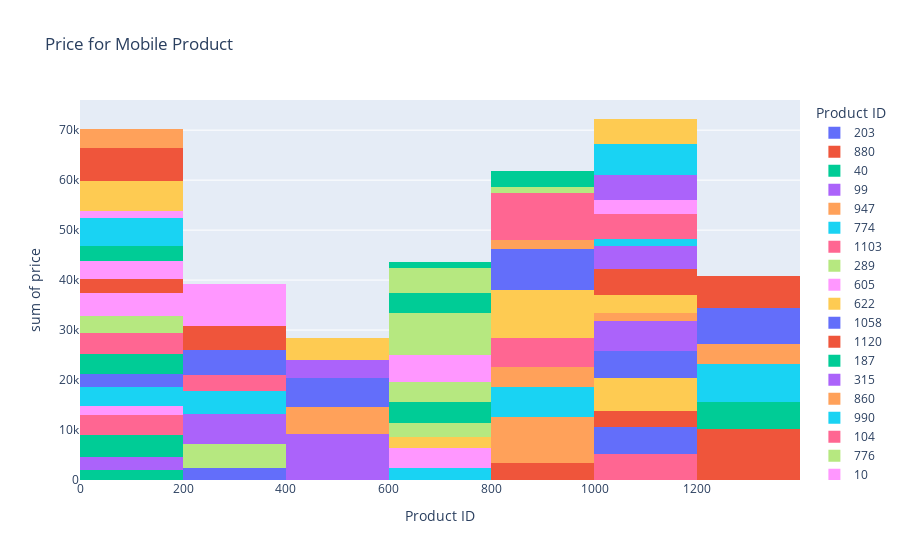

Notebook cell for this chart:
### Code cell
import plotly.express as px
fig = px.histogram(dataset, x='product id', y= 'price', color= 'product id',
                    title= 'Price for Mobile Product',
                    labels= {'product id': 'Product ID'})
fig.show()

### Figure 1 — Plotly figure (JSON) as saved in the notebook; plotly's stock layout.template omitted (floating-point values rounded to 4 significant figures)
{"data": [{"alignmentgroup": "True", "bingroup": "x", "histfunc": "sum", "hovertemplate": "Product ID=%{x}<br>sum of price=%{y}<extra></extra>", "legendgroup": "203", "marker": {"color": "#636efa", "pattern": {"shape": ""}}, "name": "203", "offsetgroup": "203", "orientation": "v", "showlegend": true, "type": "histogram", "x": [203], "xaxis": "x", "y": [2357], "yaxis": "y"}, {"alignmentgroup": "True", "bingroup": "x", "histfunc": "sum", "hovertemplate": "Product ID=%{x}<br>sum of price=%{y}<extra></extra>", "legendgroup": "880", "marker": {"color": "#EF553B", "pattern": {"shape": ""}}, "name": "880", "offsetgroup": "880", "orientation": "v", "showlegend": true, "type": "histogram", "x": [880, 880], "xaxis": "x", "y": [1749, 1749], "yaxis": "y"}, {"alignmentgroup": "True", "bingroup": "x", "histfunc": "sum", "hovertemplate": "Product ID=%{x}<br>sum of price=%{y}<extra></extra>", "legendgroup": "40", "marker": {"color": "#00cc96", "pattern": {"shape": ""}}, "name": "40", "offsetgroup": "40", "orientation": "v", "showlegend": true, "type": "histogram", "x": [40], "xaxis": "x", "y": [1916], "yaxis": "y"}, {"alignmentgroup": "True", "bingroup": "x", "histfunc": "sum", "hovertemplate": "Product ID=%{x}<br>sum of price=%{y}<extra></extra>", "legendgroup": "99", "marker": {"color": "#ab63fa", "pattern": {"shape": ""}}, "name": "99", "offsetgroup": "99", "orientation": "v", "showlegend": true, "type": "histogram", "x": [99, 99], "xaxis": "x", "y": [1315, 1315], "yaxis": "y"}, {"alignmentgroup": "True", "bingroup": "x", "histfunc": "sum", "hovertemplate": "Product ID=%{x}<br>sum of price=%{y}<extra></extra>", "legendgroup": "947", "marker": {"color": "#FFA15A", "pattern": {"shape": ""}}, "name": "947", "offsetgroup": "947", "orientation": "v", "showlegend": true, "type": "histogram", "x": [947, 947], "xaxis": "x", "y": [2137, 2137], "yaxis": "y"}, {"alignmentgroup": "True", "bingroup": "x", "histfunc": "sum", "hovertemplate": "Product ID=%{x}<br>sum of price=%{y}<extra></extra>", "legendgroup": "774", "marker": {"color": "#19d3f3", "pattern": {"shape": ""}}, "name": "774", "offsetgroup": "774", "orientation": "v", "showlegend": true, "type": "histogram", "x": [774, 774], "xaxis": "x", "y": [1238, 1238], "yaxis": "y"}, {"alignmentgroup": "True", "bingroup": "x", "histfunc": "sum", "hovertemplate": "Product ID=%{x}<br>sum of price=%{y}<extra></extra>", "legendgroup": "1103", "marker": {"color": "#FF6692", "pattern": {"shape": ""}}, "name": "1103", "offsetgroup": "1103", "orientation": "v", "showlegend": true, "type": "histogram", "x": [1103, 1103], "xaxis": "x", "y": [2580, 2580], "yaxis": "y"}, {"alignmentgroup": "True", "bingroup": "x", "histfunc": "sum", "hovertemplate": "Product ID=%{x}<br>sum of price=%{y}<extra></extra>", "legendgroup": "289", "marker": {"color": "#B6E880", "pattern": {"shape": ""}}, "name": "289", "offsetgroup": "289", "orientation": "v", "showlegend": true, "type": "histogram", "x": [289, 289], "xaxis": "x", "y": [2438, 2438], "yaxis": "y"}, {"alignmentgroup": "True", "bingroup": "x", "histfunc": "sum", "hovertemplate": "Product ID=%{x}<br>sum of price=%{y}<extra></extra>", "legendgroup": "605", "marker": {"color": "#FF97FF", "pattern": {"shape": ""}}, "name": "605", "offsetgroup": "605", "orientation": "v", "showlegend": true, "type": "histogram", "x": [605, 605], "xaxis": "x", "y": [2006, 2006], "yaxis": "y"}, {"alignmentgroup": "True", "bingroup": "x", "histfunc": "sum", "hovertemplate": "Product ID=%{x}<br>sum of price=%{y}<extra></extra>", "legendgroup": "622", "marker": {"color": "#FECB52", "pattern": {"shape": ""}}, "name": "622", "offsetgroup": "622", "orientation": "v", "showlegend": true, "type": "histogram", "x": [622], "xaxis": "x", "y": [2174], "yaxis": "y"}, {"alignmentgroup": "True", "bingroup": "x", "histfunc": "sum", "hovertemplate": "Product ID=%{x}<br>sum of price=%{y}<extra></extra>", "legendgroup": "1058", "marker": {"color": "#636efa", "pattern": {"shape": ""}}, "name": "1058", "offsetgroup": "1058", "orientation": "v", "showlegend": true, "type": "histogram", "x": [1058, 1058], "xaxis": "x", "y": [2744, 2744], "yaxis": "y"}, {"alignmentgroup": "True", "bingroup": "x", "histfunc": "sum", "hovertemplate": "Product ID=%{x}<br>sum of price=%{y}<extra></extra>", "legendgroup": "1120", "marker": {"color": "#EF553B", "pattern": {"shape": ""}}, "name": "1120", "offsetgroup": "1120", "orientation": "v", "showlegend": true, "type": "histogram", "x": [1120, 1120], "xaxis": "x", "y": [1612, 1612], "yaxis": "y"}, {"alignmentgroup": "True", "bingroup": "x", "histfunc": "sum", "hovertemplate": "Product ID=%{x}<br>sum of price=%{y}<extra></extra>", "legendgroup": "187", "marker": {"color": "#00cc96", "pattern": {"shape": ""}}, "name": "187", "offsetgroup": "187", "orientation": "v", "showlegend": true, "type": "histogram", "x": [187, 187], "xaxis": "x", "y": [2258, 2258], "yaxis": "y"}, {"alignmentgroup": "True", "bingroup": "x", "histfunc": "sum", "hovertemplate": "Product ID=%{x}<br>sum of price=%{y}<extra></extra>", "legendgroup": "315", "marker": {"color": "#ab63fa", "pattern": {"shape": ""}}, "name": "315", "offsetgroup": "315", "orientation": "v", "showlegend": true, "type": "histogram", "x": [315, 315], "xaxis": "x", "y": [2938, 2938], "yaxis": "y"}, {"alignmentgroup": "True", "bingroup": "x", "histfunc": "sum", "hovertemplate": "Product ID=%{x}<br>sum of price=%{y}<extra></extra>", "legendgroup": "860", "marker": {"color": "#FFA15A", "pattern": {"shape": ""}}, "name": "860", "offsetgroup": "860", "orientation": "v", "showlegend": true, "type": "histogram", "x": [860, 860], "xaxis": "x", "y": [2392, 2392], "yaxis": "y"}, {"alignmentgroup": "True", "bingroup": "x", "histfunc": "sum", "hovertemplate": "Product ID=%{x}<br>sum of price=%{y}<extra></extra>", "legendgroup": "990", "marker": {"color": "#19d3f3", "pattern": {"shape": ""}}, "name": "990", "offsetgroup": "990", "orientation": "v", "showlegend": true, "type": "histogram", "x": [990, 990], "xaxis": "x", "y": [2977, 2977], "yaxis": "y"}, {"alignmentgroup": "True", "bingroup": "x", "histfunc": "sum", "hovertemplate": "Product ID=%{x}<br>sum of price=%{y}<extra></extra>", "legendgroup": "104", "marker": {"color": "#FF6692", "pattern": {"shape": ""}}, "name": "104", "offsetgroup": "104", "orientation": "v", "showlegend": true, "type": "histogram", "x": [104, 104], "xaxis": "x", "y": [1942, 1942], "yaxis": "y"}, {"alignmentgroup": "True", "bingroup": "x", "histfunc": "sum", "hovertemplate": "Product ID=%{x}<br>sum of price=%{y}<extra></extra>", "legendgroup": "776", "marker": {"color": "#B6E880", "pattern": {"shape": ""}}, "name": "776", "offsetgroup": "776", "orientation": "v", "showlegend": true, "type": "histogram", "x": [776, 776], "xaxis": "x", "y": [1390, 1390], "yaxis": "y"}, {"alignmentgroup": "True", "bingroup": "x", "histfunc": "sum", "hovertemplate": "Product ID=%{x}<br>sum of price=%{y}<extra></extra>", "legendgroup": "10", "marker": {"color": "#FF97FF", "pattern": {"shape": ""}}, "name": "10", "offsetgroup": "10", "orientation": "v", "showlegend": true, "type": "histogram", "x": [10], "xaxis": "x", "y": [1950], "yaxis": "y"}, {"alignmentgroup": "True", "bingroup": "x", "histfunc": "sum", "hovertemplate": "Product ID=%{x}<br>sum of price=%{y}<extra></extra>", "legendgroup": "1145", "marker": {"color": "#FECB52", "pattern": {"shape": ""}}, "name": "1145", "offsetgroup": "1145", "orientation": "v", "showlegend": true, "type": "histogram", "x": [1145, 1145], "xaxis": "x", "y": [3316, 3316], "yaxis": "y"}, {"alignmentgroup": "True", "bingroup": "x", "histfunc": "sum", "hovertemplate": "Product ID=%{x}<br>sum of price=%{y}<extra></extra>", "legendgroup": "1020", "marker": {"color": "#636efa", "pattern": {"shape": ""}}, "name": "1020", "offsetgroup": "1020", "orientation": "v", "showlegend": true, "type": "histogram", "x": [1020, 1020], "xaxis": "x", "y": [2654, 2654], "yaxis": "y"}, {"alignmentgroup": "True", "bingroup": "x", "histfunc": "sum", "hovertemplate": "Product ID=%{x}<br>sum of price=%{y}<extra></extra>", "legendgroup": "1339", "marker": {"color": "#EF553B", "pattern": {"shape": ""}}, "name": "1339", "offsetgroup": "1339", "orientation": "v", "showlegend": true, "type": "histogram", "x": [1339, 1339], "xaxis": "x", "y": [1421, 1421], "yaxis": "y"}, {"alignmentgroup": "True", "bingroup": "x", "histfunc": "sum", "hovertemplate": "Product ID=%{x}<br>sum of price=%{y}<extra></extra>", "legendgroup": "662", "marker": {"color": "#00cc96", "pattern": {"shape": ""}}, "name": "662", "offsetgroup": "662", "orientation": "v", "showlegend": true, "type": "histogram", "x": [662, 662], "xaxis": "x", "y": [2124, 2124], "yaxis": "y"}, {"alignmentgroup": "True", "bingroup": "x", "histfunc": "sum", "hovertemplate": "Product ID=%{x}<br>sum of price=%{y}<extra></extra>", "legendgroup": "575", "marker": {"color": "#ab63fa", "pattern": {"shape": ""}}, "name": "575", "offsetgroup": "575", "orientation": "v", "showlegend": true, "type": "histogram", "x": [575, 575], "xaxis": "x", "y": [1777, 1777], "yaxis": "y"}, {"alignmentgroup": "True", "bingroup": "x", "histfunc": "sum", "hovertemplate": "Product ID=%{x}<br>sum of price=%{y}<extra></extra>", "legendgroup": "907", "marker": {"color": "#FFA15A", "pattern": {"shape": ""}}, "name": "907", "offsetgroup": "907", "orientation": "v", "showlegend": true, "type": "histogram", "x": [907, 907], "xaxis": "x", "y": [2087, 2087], "yaxis": "y"}, {"alignmentgroup": "True", "bingroup": "x", "histfunc": "sum", "hovertemplate": "Product ID=%{x}<br>sum of price=%{y}<extra></extra>", "legendgroup": "162", "marker": {"color": "#19d3f3", "pattern": {"shape": ""}}, "name": "162", "offsetgroup": "162", "orientation": "v", "showlegend": true, "type": "histogram", "x": [162, 162], "xaxis": "x", "y": [1843, 1843], "yaxis": "y"}, {"alignmentgroup": "True", "bingroup": "x", "histfunc": "sum", "hovertemplate": "Product ID=%{x}<br>sum of price=%{y}<extra></extra>", "legendgroup": "974", "marker": {"color": "#FF6692", "pattern": {"shape": ""}}, "name": "974", "offsetgroup": "974", "orientation": "v", "showlegend": true, "type": "histogram", "x": [974, 974], "xaxis": "x", "y": [2859, 2859], "yaxis": "y"}, {"alignmentgroup": "True", "bingroup": "x", "histfunc": "sum", "hovertemplate": "Product ID=%{x}<br>sum of price=%{y}<extra></extra>", "legendgroup": "739", "marker": {"color": "#B6E880", "pattern": {"shape": ""}}, "name": "739", "offsetgroup": "739", "orientation": "v", "showlegend": true, "type": "histogram", "x": [739, 739], "xaxis": "x", "y": [1989, 1989], "yaxis": "y"}, {"alignmentgroup": "True", "bingroup": "x", "histfunc": "sum", "hovertemplate": "Product ID=%{x}<br>sum of price=%{y}<extra></extra>", "legendgroup": "738", "marker": {"color": "#FF97FF", "pattern": {"shape": ""}}, "name": "738", "offsetgroup": "738", "orientation": "v", "showlegend": true, "type": "histogram", "x": [738, 738], "xaxis": "x", "y": [2685, 2685], "yaxis": "y"}, {"alignmentgroup": "True", "bingroup": "x", "histfunc": "sum", "hovertemplate": "Product ID=%{x}<br>sum of price=%{y}<extra></extra>", "legendgroup": "804", "marker": {"color": "#FECB52", "pattern": {"shape": ""}}, "name": "804", "offsetgroup": "804", "orientation": "v", "showlegend": true, "type": "histogram", "x": [804, 804], "xaxis": "x", "y": [1741, 1741], "yaxis": "y"}, {"alignmentgroup": "True", "bingroup": "x", "histfunc": "sum", "hovertemplate": "Product ID=%{x}<br>sum of price=%{y}<extra></extra>", "legendgroup": "43", "marker": {"color": "#636efa", "pattern": {"shape": ""}}, "name": "43", "offsetgroup": "43", "orientation": "v", "showlegend": true, "type": "histogram", "x": [43, 43], "xaxis": "x", "y": [1347, 1347], "yaxis": "y"}, {"alignmentgroup": "True", "bingroup": "x", "histfunc": "sum", "hovertemplate": "Product ID=%{x}<br>sum of price=%{y}<extra></extra>", "legendgroup": "1248", "marker": {"color": "#EF553B", "pattern": {"shape": ""}}, "name": "1248", "offsetgroup": "1248", "orientation": "v", "showlegend": true, "type": "histogram", "x": [1248, 1248], "xaxis": "x", "y": [3658, 3658], "yaxis": "y"}, {"alignmentgroup": "True", "bingroup": "x", "histfunc": "sum", "hovertemplate": "Product ID=%{x}<br>sum of price=%{y}<extra></extra>", "legendgroup": "93", "marker": {"color": "#00cc96", "pattern": {"shape": ""}}, "name": "93", "offsetgroup": "93", "orientation": "v", "showlegend": true, "type": "histogram", "x": [93, 93], "xaxis": "x", "y": [1984, 1984], "yaxis": "y"}, {"alignmentgroup": "True", "bingroup": "x", "histfunc": "sum", "hovertemplate": "Product ID=%{x}<br>sum of price=%{y}<extra></extra>", "legendgroup": "563", "marker": {"color": "#ab63fa", "pattern": {"shape": ""}}, "name": "563", "offsetgroup": "563", "orientation": "v", "showlegend": true, "type": "histogram", "x": [563, 563], "xaxis": "x", "y": [2824, 2824], "yaxis": "y"}, {"alignmentgroup": "True", "bingroup": "x", "histfunc": "sum", "hovertemplate": "Product ID=%{x}<br>sum of price=%{y}<extra></extra>", "legendgroup": "577", "marker": {"color": "#FFA15A", "pattern": {"shape": ""}}, "name": "577", "offsetgroup": "577", "orientation": "v", "showlegend": true, "type": "histogram", "x": [577, 577], "xaxis": "x", "y": [2746, 2746], "yaxis": "y"}, {"alignmentgroup": "True", "bingroup": "x", "histfunc": "sum", "hovertemplate": "Product ID=%{x}<br>sum of price=%{y}<extra></extra>", "legendgroup": "218", "marker": {"color": "#19d3f3", "pattern": {"shape": ""}}, "name": "218", "offsetgroup": "218", "orientation": "v", "showlegend": true, "type": "histogram", "x": [218, 218], "xaxis": "x", "y": [2323, 2323], "yaxis": "y"}, {"alignmentgroup": "True", "bingroup": "x", "histfunc": "sum", "hovertemplate": "Product ID=%{x}<br>sum of price=%{y}<extra></extra>", "legendgroup": "56", "marker": {"color": "#FF6692", "pattern": {"shape": ""}}, "name": "56", "offsetgroup": "56", "orientation": "v", "showlegend": true, "type": "histogram", "x": [56, 56], "xaxis": "x", "y": [2044, 2044], "yaxis": "y"}, {"alignmentgroup": "True", "bingroup": "x", "histfunc": "sum", "hovertemplate": "Product ID=%{x}<br>sum of price=%{y}<extra></extra>", "legendgroup": "198", "marker": {"color": "#B6E880", "pattern": {"shape": ""}}, "name": "198", "offsetgroup": "198", "orientation": "v", "showlegend": true, "type": "histogram", "x": [198, 198], "xaxis": "x", "y": [1734, 1734], "yaxis": "y"}, {"alignmentgroup": "True", "bingroup": "x", "histfunc": "sum", "hovertemplate": "Product ID=%{x}<br>sum of price=%{y}<extra></extra>", "legendgroup": "14", "marker": {"color": "#FF97FF", "pattern": {"shape": ""}}, "name": "14", "offsetgroup": "14", "orientation": "v", "showlegend": true, "type": "histogram", "x": [14, 14], "xaxis": "x", "y": [2276, 2276], "yaxis": "y"}, {"alignmentgroup": "True", "bingroup": "x", "histfunc": "sum", "hovertemplate": "Product ID=%{x}<br>sum of price=%{y}<extra></extra>", "legendgroup": "857", "marker": {"color": "#FECB52", "pattern": {"shape": ""}}, "name": "857", "offsetgroup": "857", "orientation": "v", "showlegend": true, "type": "histogram", "x": [857, 857], "xaxis": "x", "y": [3116, 3116], "yaxis": "y"}, {"alignmentgroup": "True", "bingroup": "x", "histfunc": "sum", "hovertemplate": "Product ID=%{x}<br>sum of price=%{y}<extra></extra>", "legendgroup": "937", "marker": {"color": "#636efa", "pattern": {"shape": ""}}, "name": "937", "offsetgroup": "937", "orientation": "v", "showlegend": true, "type": "histogram", "x": [937, 937], "xaxis": "x", "y": [2571, 2571], "yaxis": "y"}, {"alignmentgroup": "True", "bingroup": "x", "histfunc": "sum", "hovertemplate": "Product ID=%{x}<br>sum of price=%{y}<extra></extra>", "legendgroup": "66", "marker": {"color": "#EF553B", "pattern": {"shape": ""}}, "name": "66", "offsetgroup": "66", "orientation": "v", "showlegend": true, "type": "histogram", "x": [66, 66], "xaxis": "x", "y": [1396, 1396], "yaxis": "y"}, {"alignmentgroup": "True", "bingroup": "x", "histfunc": "sum", "hovertemplate": "Product ID=%{x}<br>sum of price=%{y}<extra></extra>", "legendgroup": "1221", "marker": {"color": "#00cc96", "pattern": {"shape": ""}}, "name": "1221", "offsetgroup": "1221", "orientation": "v", "showlegend": true, "type": "histogram", "x": [1221, 1221], "xaxis": "x", "y": [2714, 2714], "yaxis": "y"}, {"alignmentgroup": "True", "bingroup": "x", "histfunc": "sum", "hovertemplate": "Product ID=%{x}<br>sum of price=%{y}<extra></extra>", "legendgroup": "1011", "marker": {"color": "#ab63fa", "pattern": {"shape": ""}}, "name": "1011", "offsetgroup": "1011", "orientation": "v", "showlegend": true, "type": "histogram", "x": [1011, 1011], "xaxis": "x", "y": [3005, 3005], "yaxis": "y"}, {"alignmentgroup": "True", "bingroup": "x", "histfunc": "sum", "hovertemplate": "Product ID=%{x}<br>sum of price=%{y}<extra></extra>", "legendgroup": "1026", "marker": {"color": "#FFA15A", "pattern": {"shape": ""}}, "name": "1026", "offsetgroup": "1026", "orientation": "v", "showlegend": true, "type": "histogram", "x": [1026, 1026], "xaxis": "x", "y": [791, 791], "yaxis": "y"}, {"alignmentgroup": "True", "bingroup": "x", "histfunc": "sum", "hovertemplate": "Product ID=%{x}<br>sum of price=%{y}<extra></extra>", "legendgroup": "1216", "marker": {"color": "#19d3f3", "pattern": {"shape": ""}}, "name": "1216", "offsetgroup": "1216", "orientation": "v", "showlegend": true, "type": "histogram", "x": [1216, 1216], "xaxis": "x", "y": [3837, 3837], "yaxis": "y"}, {"alignmentgroup": "True", "bingroup": "x", "histfunc": "sum", "hovertemplate": "Product ID=%{x}<br>sum of price=%{y}<extra></extra>", "legendgroup": "237", "marker": {"color": "#FF6692", "pattern": {"shape": ""}}, "name": "237", "offsetgroup": "237", "orientation": "v", "showlegend": true, "type": "histogram", "x": [237, 237], "xaxis": "x", "y": [1646, 1646], "yaxis": "y"}, {"alignmentgroup": "True", "bingroup": "x", "histfunc": "sum", "hovertemplate": "Product ID=%{x}<br>sum of price=%{y}<extra></extra>", "legendgroup": "763", "marker": {"color": "#B6E880", "pattern": {"shape": ""}}, "name": "763", "offsetgroup": "763", "orientation": "v", "showlegend": true, "type": "histogram", "x": [763, 763], "xaxis": "x", "y": [1302, 1302], "yaxis": "y"}, {"alignmentgroup": "True", "bingroup": "x", "histfunc": "sum", "hovertemplate": "Product ID=%{x}<br>sum of price=%{y}<extra></extra>", "legendgroup": "131", "marker": {"color": "#FF97FF", "pattern": {"shape": ""}}, "name": "131", "offsetgroup": "131", "orientation": "v", "showlegend": true, "type": "histogram", "x": [131, 131], "xaxis": "x", "y": [1831, 1831], "yaxis": "y"}, {"alignmentgroup": "True", "bingroup": "x", "histfunc": "sum", "hovertemplate": "Product ID=%{x}<br>sum of price=%{y}<extra></extra>", "legendgroup": "1062", "marker": {"color": "#FECB52", "pattern": {"shape": ""}}, "name": "1062", "offsetgroup": "1062", "orientation": "v", "showlegend": true, "type": "histogram", "x": [1062, 1062], "xaxis": "x", "y": [1810, 1810], "yaxis": "y"}, {"alignmentgroup": "True", "bingroup": "x", "histfunc": "sum", "hovertemplate": "Product ID=%{x}<br>sum of price=%{y}<extra></extra>", "legendgroup": "841", "marker": {"color": "#636efa", "pattern": {"shape": ""}}, "name": "841", "offsetgroup": "841", "orientation": "v", "showlegend": true, "type": "histogram", "x": [841, 841], "xaxis": "x", "y": [1511, 1511], "yaxis": "y"}, {"alignmentgroup": "True", "bingroup": "x", "histfunc": "sum", "hovertemplate": "Product ID=%{x}<br>sum of price=%{y}<extra></extra>", "legendgroup": "1143", "marker": {"color": "#EF553B", "pattern": {"shape": ""}}, "name": "1143", "offsetgroup": "1143", "orientation": "v", "showlegend": true, "type": "histogram", "x": [1143, 1143], "xaxis": "x", "y": [2562, 2562], "yaxis": "y"}, {"alignmentgroup": "True", "bingroup": "x", "histfunc": "sum", "hovertemplate": "Product ID=%{x}<br>sum of price=%{y}<extra></extra>", "legendgroup": "183", "marker": {"color": "#00cc96", "pattern": {"shape": ""}}, "name": "183", "offsetgroup": "183", "orientation": "v", "showlegend": true, "type": "histogram", "x": [183, 183], "xaxis": "x", "y": [1522, 1522], "yaxis": "y"}, {"alignmentgroup": "True", "bingroup": "x", "histfunc": "sum", "hovertemplate": "Product ID=%{x}<br>sum of price=%{y}<extra></extra>", "legendgroup": "1080", "marker": {"color": "#ab63fa", "pattern": {"shape": ""}}, "name": "1080", "offsetgroup": "1080", "orientation": "v", "showlegend": true, "type": "histogram", "x": [1080, 1080], "xaxis": "x", "y": [2343, 2343], "yaxis": "y"}, {"alignmentgroup": "True", "bingroup": "x", "histfunc": "sum", "hovertemplate": "Product ID=%{x}<br>sum of price=%{y}<extra></extra>", "legendgroup": "827", "marker": {"color": "#FFA15A", "pattern": {"shape": ""}}, "name": "827", "offsetgroup": "827", "orientation": "v", "showlegend": true, "type": "histogram", "x": [827, 827], "xaxis": "x", "y": [833, 833], "yaxis": "y"}, {"alignmentgroup": "True", "bingroup": "x", "histfunc": "sum", "hovertemplate": "Product ID=%{x}<br>sum of price=%{y}<extra></extra>", "legendgroup": "133", "marker": {"color": "#19d3f3", "pattern": {"shape": ""}}, "name": "133", "offsetgroup": "133", "orientation": "v", "showlegend": true, "type": "histogram", "x": [133, 133], "xaxis": "x", "y": [2744, 2744], "yaxis": "y"}, {"alignmentgroup": "True", "bingroup": "x", "histfunc": "sum", "hovertemplate": "Product ID=%{x}<br>sum of price=%{y}<extra></extra>", "legendgroup": "832", "marker": {"color": "#FF6692", "pattern": {"shape": ""}}, "name": "832", "offsetgroup": "832", "orientation": "v", "showlegend": true, "type": "histogram", "x": [832, 832], "xaxis": "x", "y": [1676, 1676], "yaxis": "y"}, {"alignmentgroup": "True", "bingroup": "x", "histfunc": "sum", "hovertemplate": "Product ID=%{x}<br>sum of price=%{y}<extra></extra>", "legendgroup": "637", "marker": {"color": "#B6E880", "pattern": {"shape": ""}}, "name": "637", "offsetgroup": "637", "orientation": "v", "showlegend": true, "type": "histogram", "x": [637, 637], "xaxis": "x", "y": [2858, 2858], "yaxis": "y"}, {"alignmentgroup": "True", "bingroup": "x", "histfunc": "sum", "hovertemplate": "Product ID=%{x}<br>sum of price=%{y}<extra></extra>", "legendgroup": "64", "marker": {"color": "#FF97FF", "pattern": {"shape": ""}}, "name": "64", "offsetgroup": "64", "orientation": "v", "showlegend": true, "type": "histogram", "x": [64, 64], "xaxis": "x", "y": [754, 754], "yaxis": "y"}, {"alignmentgroup": "True", "bingroup": "x", "histfunc": "sum", "hovertemplate": "Product ID=%{x}<br>sum of price=%{y}<extra></extra>", "legendgroup": "30", "marker": {"color": "#FECB52", "pattern": {"shape": ""}}, "name": "30", "offsetgroup": "30", "orientation": "v", "showlegend": true, "type": "histogram", "x": [30, 30], "xaxis": "x", "y": [2975, 2975], "yaxis": "y"}, {"alignmentgroup": "True", "bingroup": "x", "histfunc": "sum", "hovertemplate": "Product ID=%{x}<br>sum of price=%{y}<extra></extra>", "legendgroup": "409", "marker": {"color": "#636efa", "pattern": {"shape": ""}}, "name": "409", "offsetgroup": "409", "orientation": "v", "showlegend": true, "type": "histogram", "x": [409, 409], "xaxis": "x", "y": [2880, 2880], "yaxis": "y"}, {"alignmentgroup": "True", "bingroup": "x", "histfunc": "sum", "hovertemplate": "Product ID=%{x}<br>sum of price=%{y}<extra></extra>", "legendgroup": "143", "marker": {"color": "#EF553B", "pattern": {"shape": ""}}, "name": "143", "offsetgroup": "143", "orientation": "v", "showlegend": true, "type": "histogram", "x": [143, 143], "xaxis": "x", "y": [3287, 3287], "yaxis": "y"}, {"alignmentgroup": "True", "bingroup": "x", "histfunc": "sum", "hovertemplate": "Product ID=%{x}<br>sum of price=%{y}<extra></extra>", "legendgroup": "798", "marker": {"color": "#00cc96", "pattern": {"shape": ""}}, "name": "798", "offsetgroup": "798", "orientation": "v", "showlegend": true, "type": "histogram", "x": [798, 798], "xaxis": "x", "y": [2054, 2054], "yaxis": "y"}, {"alignmentgroup": "True", "bingroup": "x", "histfunc": "sum", "hovertemplate": "Product ID=%{x}<br>sum of price=%{y}<extra></extra>", "legendgroup": "460", "marker": {"color": "#ab63fa", "pattern": {"shape": ""}}, "name": "460", "offsetgroup": "460", "orientation": "v", "showlegend": true, "type": "histogram", "x": [460, 460], "xaxis": "x", "y": [1734, 1734], "yaxis": "y"}, {"alignmentgroup": "True", "bingroup": "x", "histfunc": "sum", "hovertemplate": "Product ID=%{x}<br>sum of price=%{y}<extra></extra>", "legendgroup": "1327", "marker": {"color": "#FFA15A", "pattern": {"shape": ""}}, "name": "1327", "offsetgroup": "1327", "orientation": "v", "showlegend": true, "type": "histogram", "x": [1327, 1327], "xaxis": "x", "y": [2001, 2001], "yaxis": "y"}, {"alignmentgroup": "True", "bingroup": "x", "histfunc": "sum", "hovertemplate": "Product ID=%{x}<br>sum of price=%{y}<extra></extra>", "legendgroup": "1198", "marker": {"color": "#19d3f3", "pattern": {"shape": ""}}, "name": "1198", "offsetgroup": "1198", "orientation": "v", "showlegend": true, "type": "histogram", "x": [1198, 1198], "xaxis": "x", "y": [705, 705], "yaxis": "y"}, {"alignmentgroup": "True", "bingroup": "x", "histfunc": "sum", "hovertemplate": "Product ID=%{x}<br>sum of price=%{y}<extra></extra>", "legendgroup": "1112", "marker": {"color": "#FF6692", "pattern": {"shape": ""}}, "name": "1112", "offsetgroup": "1112", "orientation": "v", "showlegend": true, "type": "histogram", "x": [1112, 1112], "xaxis": "x", "y": [2491, 2491], "yaxis": "y"}, {"alignmentgroup": "True", "bingroup": "x", "histfunc": "sum", "hovertemplate": "Product ID=%{x}<br>sum of price=%{y}<extra></extra>", "legendgroup": "696", "marker": {"color": "#B6E880", "pattern": {"shape": ""}}, "name": "696", "offsetgroup": "696", "orientation": "v", "showlegend": true, "type": "histogram", "x": [696, 696], "xaxis": "x", "y": [2466, 2466], "yaxis": "y"}, {"alignmentgroup": "True", "bingroup": "x", "histfunc": "sum", "hovertemplate": "Product ID=%{x}<br>sum of price=%{y}<extra></extra>", "legendgroup": "1089", "marker": {"color": "#FF97FF", "pattern": {"shape": ""}}, "name": "1089", "offsetgroup": "1089", "orientation": "v", "showlegend": true, "type": "histogram", "x": [1089, 1089], "xaxis": "x", "y": [1357, 1357], "yaxis": "y"}, {"alignmentgroup": "True", "bingroup": "x", "histfunc": "sum", "hovertemplate": "Product ID=%{x}<br>sum of price=%{y}<extra></extra>", "legendgroup": "497", "marker": {"color": "#FECB52", "pattern": {"shape": ""}}, "name": "497", "offsetgroup": "497", "orientation": "v", "showlegend": true, "type": "histogram", "x": [497, 497], "xaxis": "x", "y": [2266, 2266], "yaxis": "y"}, {"alignmentgroup": "True", "bingroup": "x", "histfunc": "sum", "hovertemplate": "Product ID=%{x}<br>sum of price=%{y}<extra></extra>", "legendgroup": "301", "marker": {"color": "#636efa", "pattern": {"shape": ""}}, "name": "301", "offsetgroup": "301", "orientation": "v", "showlegend": true, "type": "histogram", "x": [301, 301], "xaxis": "x", "y": [2445, 2445], "yaxis": "y"}, {"alignmentgroup": "True", "bingroup": "x", "histfunc": "sum", "hovertemplate": "Product ID=%{x}<br>sum of price=%{y}<extra></extra>", "legendgroup": "377", "marker": {"color": "#EF553B", "pattern": {"shape": ""}}, "name": "377", "offsetgroup": "377", "orientation": "v", "showlegend": true, "type": "histogram", "x": [377, 377], "xaxis": "x", "y": [2409, 2409], "yaxis": "y"}, {"alignmentgroup": "True", "bingroup": "x", "histfunc": "sum", "hovertemplate": "Product ID=%{x}<br>sum of price=%{y}<extra></extra>", "legendgroup": "701", "marker": {"color": "#00cc96", "pattern": {"shape": ""}}, "name": "701", "offsetgroup": "701", "orientation": "v", "showlegend": true, "type": "histogram", "x": [701, 701], "xaxis": "x", "y": [628, 628], "yaxis": "y"}, {"alignmentgroup": "True", "bingroup": "x", "histfunc": "sum", "hovertemplate": "Product ID=%{x}<br>sum of price=%{y}<extra></extra>", "legendgroup": "1161", "marker": {"color": "#ab63fa", "pattern": {"shape": ""}}, "name": "1161", "offsetgroup": "1161", "orientation": "v", "showlegend": true, "type": "histogram", "x": [1161, 1161], "xaxis": "x", "y": [2508, 2508], "yaxis": "y"}, {"alignmentgroup": "True", "bingroup": "x", "histfunc": "sum", "hovertemplate": "Product ID=%{x}<br>sum of price=%{y}<extra></extra>", "legendgroup": "32", "marker": {"color": "#FFA15A", "pattern": {"shape": ""}}, "name": "32", "offsetgroup": "32", "orientation": "v", "showlegend": true, "type": "histogram", "x": [32, 32], "xaxis": "x", "y": [1921, 1921], "yaxis": "y"}, {"alignmentgroup": "True", "bingroup": "x", "histfunc": "sum", "hovertemplate": "Product ID=%{x}<br>sum of price=%{y}<extra></extra>", "legendgroup": "1137", "marker": {"color": "#19d3f3", "pattern": {"shape": ""}}, "name": "1137", "offsetgroup": "1137", "orientation": "v", "showlegend": true, "type": "histogram", "x": [1137, 1137], "xaxis": "x", "y": [3102, 3102], "yaxis": "y"}, {"alignmentgroup": "True", "bingroup": "x", "histfunc": "sum", "hovertemplate": "Product ID=%{x}<br>sum of price=%{y}<extra></extra>", "legendgroup": "851", "marker": {"color": "#FF6692", "pattern": {"shape": ""}}, "name": "851", "offsetgroup": "851", "orientation": "v", "showlegend": true, "type": "histogram", "x": [851, 851], "xaxis": "x", "y": [3055, 3055], "yaxis": "y"}, {"alignmentgroup": "True", "bingroup": "x", "histfunc": "sum", "hovertemplate": "Product ID=%{x}<br>sum of price=%{y}<extra></extra>", "legendgroup": "826", "marker": {"color": "#B6E880", "pattern": {"shape": ""}}, "name": "826", "offsetgroup": "826", "orientation": "v", "showlegend": true, "type": "histogram", "x": [826, 826], "xaxis": "x", "y": [614, 614], "yaxis": "y"}, {"alignmentgroup": "True", "bingroup": "x", "histfunc": "sum", "hovertemplate": "Product ID=%{x}<br>sum of price=%{y}<extra></extra>", "legendgroup": "290", "marker": {"color": "#FF97FF", "pattern": {"shape": ""}}, "name": "290", "offsetgroup": "290", "orientation": "v", "showlegend": true, "type": "histogram", "x": [290, 290], "xaxis": "x", "y": [4259, 4259], "yaxis": "y"}, {"alignmentgroup": "True", "bingroup": "x", "histfunc": "sum", "hovertemplate": "Product ID=%{x}<br>sum of price=%{y}<extra></extra>", "legendgroup": "1131", "marker": {"color": "#FECB52", "pattern": {"shape": ""}}, "name": "1131", "offsetgroup": "1131", "orientation": "v", "showlegend": true, "type": "histogram", "x": [1131, 1131], "xaxis": "x", "y": [2536, 2536], "yaxis": "y"}, {"alignmentgroup": "True", "bingroup": "x", "histfunc": "sum", "hovertemplate": "Product ID=%{x}<br>sum of price=%{y}<extra></extra>", "legendgroup": "1206", "marker": {"color": "#636efa", "pattern": {"shape": ""}}, "name": "1206", "offsetgroup": "1206", "orientation": "v", "showlegend": true, "type": "histogram", "x": [1206, 1206], "xaxis": "x", "y": [3551, 3551], "yaxis": "y"}, {"alignmentgroup": "True", "bingroup": "x", "histfunc": "sum", "hovertemplate": "Product ID=%{x}<br>sum of price=%{y}<extra></extra>", "legendgroup": "1296", "marker": {"color": "#EF553B", "pattern": {"shape": ""}}, "name": "1296", "offsetgroup": "1296", "orientation": "v", "showlegend": true, "type": "histogram", "x": [1296, 1296], "xaxis": "x", "y": [3211, 3211], "yaxis": "y"}, {"alignmentgroup": "True", "bingroup": "x", "histfunc": "sum", "hovertemplate": "Product ID=%{x}<br>sum of price=%{y}<extra></extra>", "legendgroup": "856", "marker": {"color": "#00cc96", "pattern": {"shape": ""}}, "name": "856", "offsetgroup": "856", "orientation": "v", "showlegend": true, "type": "histogram", "x": [856], "xaxis": "x", "y": [3260], "yaxis": "y"}], "layout": {"autosize": true, "barmode": "relative", "legend": {"title": {"text": "Product ID"}, "tracegroupgap": 0}, "title": {"text": "Price for Mobile Product"}, "xaxis": {"anchor": "y", "autorange": true, "categoryarray": [203, 880, 40, 99, 947, 774, 1103, 289, 605, 622, 1058, 1120, 187, 315, 860, 990, 104, 776, 10, 1145, 1020, 1339, 662, 575, 907, 162, 974, 739, 738, 804, 43, 1248, 93, 563, 577, 218, 56, 198, 14, 857, 937, 66, 1221, 1011, 1026, 1216, 237, 763, 131, 1062, 841, 1143, 183, 1080, 827, 133, 832, 637, 64, 30, 409, 143, 798, 460, 1327, 1198, 1112, 696, 1089, 497, 301, 377, 701, 1161, 32, 1137, 851, 826, 290, 1131, 1206, 1296, 856], "categoryorder": "array", "domain": [0, 1], "range": [-0.5, 1400.0], "title": {"text": "Product ID"}, "type": "linear"}, "yaxis": {"anchor": "x", "autorange": true, "domain": [0, 1], "range": [0, 76030.0], "title": {"text": "sum of price"}, "type": "linear"}}}
